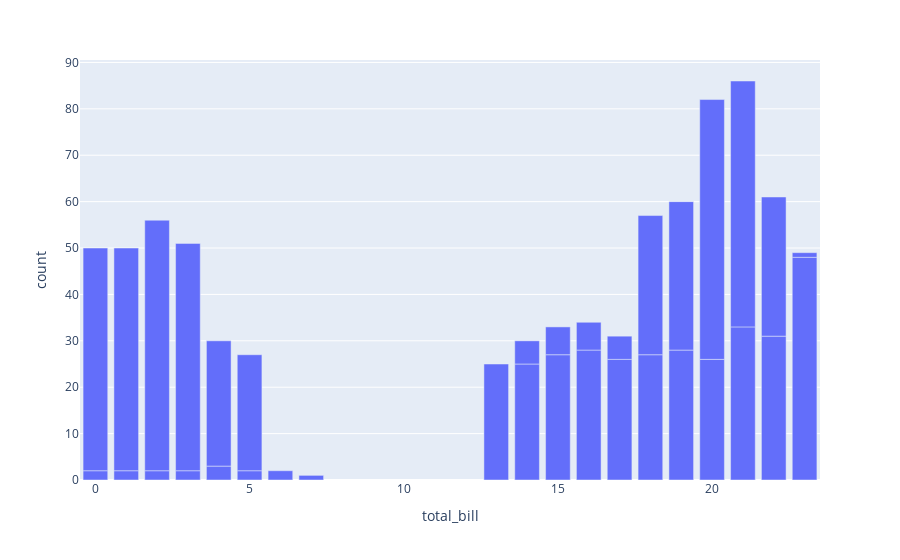

Here is the notebook cell this chart was saved with:
### Code cell
fig = px.bar(x=df["start_time"], y=df["size"], labels={'x':'total_bill', 'y':'count'})
fig.show()

### Figure 1 — Plotly figure (JSON) as saved in the notebook; plotly's stock layout.template omitted (floating-point values rounded to 4 significant figures)
{"data": [{"alignmentgroup": "True", "hovertemplate": "total_bill=%{x}<br>count=%{y}<extra></extra>", "legendgroup": "", "marker": {"color": "#636efa", "pattern": {"shape": ""}}, "name": "", "offsetgroup": "", "orientation": "v", "showlegend": false, "textposition": "auto", "x": [0, 0, 1, 1, 2, 2, 3, 3, 4, 4, 5, 5, 6, 7, 13, 14, 14, 15, 15, 16, 16, 17, 17, 18, 18, 19, 19, 20, 20, 21, 21, 22, 22, 23, 23], "xaxis": "x", "y": [2, 48, 2, 48, 2, 54, 2, 49, 3, 27, 2, 25, 2, 1, 25, 25, 5, 27, 6, 28, 6, 26, 5, 27, 30, 28, 32, 26, 56, 33, 53, 31, 30, 48, 1], "yaxis": "y", "type": "bar"}], "layout": {"xaxis": {"anchor": "y", "domain": [0.0, 1.0], "title": {"text": "total_bill"}}, "yaxis": {"anchor": "x", "domain": [0.0, 1.0], "title": {"text": "count"}}, "legend": {"tracegroupgap": 0}, "margin": {"t": 60}, "barmode": "relative"}}
